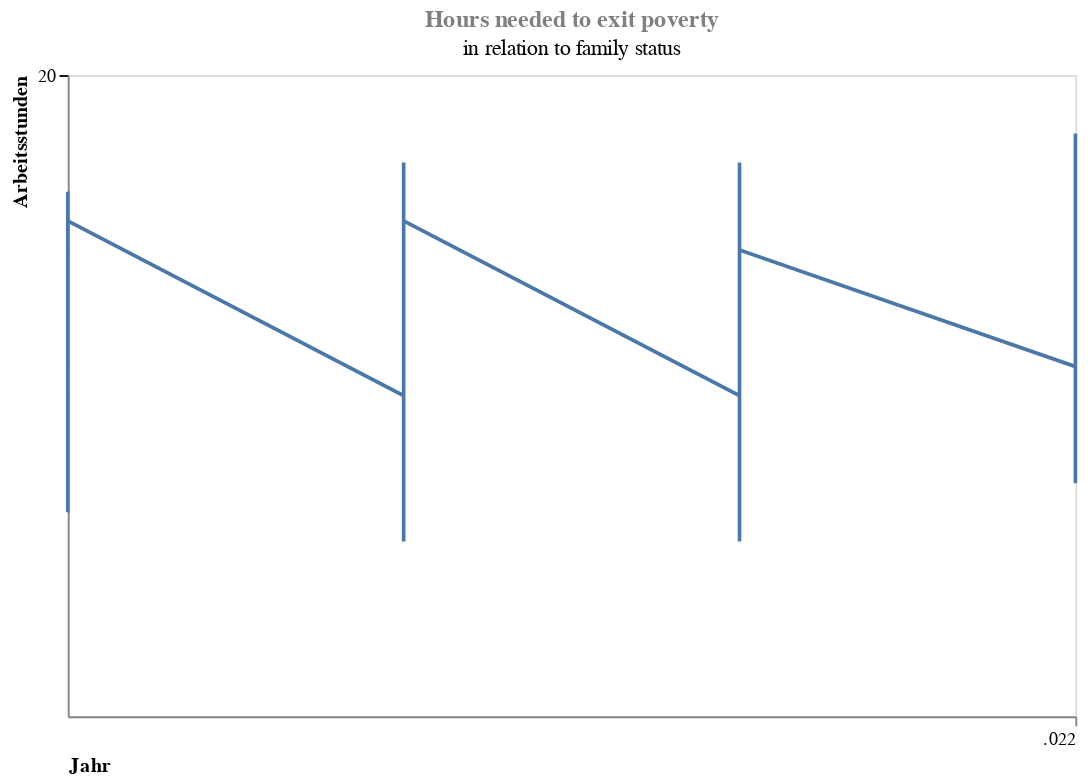

Notebook code cell kept with this figure:
### Code cell
line_chart = alt.Chart(df2_selectedlocations).mark_line().encode(
    x=alt.X('TIME:T').axis(
        title='Jahr',
        titleAnchor='start',
        labelAngle=0,
        grid=False,
        labelColor='black',
        tickColor='grey'),
    y=alt.Y('VALUE:Q').scale(bins=[20,40,60,80], padding=30).axis(
        title='Arbeitsstunden',
        titleAnchor='end',
        grid=False,
        labelColor='black',
        tickColor='black'
    ),
    #strokeWidth=alt.value(4)    
).properties(
    title=alt.Title(
        "Hours needed to exit poverty",
        subtitle="in relation to family status",
        color='grey',
    ),
    width=550,
    height=350
)


line_chart

### Figure 1 — Vega-Lite specification as saved in the notebook (floating-point values rounded to 4 significant figures)
{"config": {"view": {"continuousWidth": 300, "continuousHeight": 300}}, "data": {"name": "data-b422a10a0f841811bc6b85563c6d518f"}, "mark": {"type": "line"}, "encoding": {"x": {"axis": {"title": "Jahr", "titleAnchor": "start", "labelAngle": 0, "grid": false, "labelColor": "black", "tickColor": "grey"}, "field": "TIME", "type": "temporal"}, "y": {"axis": {"title": "Arbeitsstunden", "titleAnchor": "end", "grid": false, "labelColor": "black", "tickColor": "black"}, "field": "VALUE", "scale": {"bins": [20, 40, 60, 80], "padding": 30}, "type": "quantitative"}}, "height": 350, "title": {"text": "Hours needed to exit poverty", "color": "grey", "subtitle": "in relation to family status"}, "width": 550, "$schema": "https://vega.github.io/schema/vega-lite/v5.15.1.json", "datasets": {"data-b422a10a0f841811bc6b85563c6d518f": [{"LOCATION": "Germany", "SUBJECT": "SNGL2CHLD", "MEASURE": "HR_AVEWAGE", "TIME": 2019, "VALUE": 12}, {"LOCATION": "Germany", "SUBJECT": "SNGL2CHLD", "MEASURE": "HR_AVEWAGE", "TIME": 2020, "VALUE": 9}, {"LOCATION": "Germany", "SUBJECT": "SNGL2CHLD", "MEASURE": "HR_AVEWAGE", "TIME": 2021, "VALUE": 9}, {"LOCATION": "Germany", "SUBJECT": "SNGL2CHLD", "MEASURE": "HR_AVEWAGE", "TIME": 2022, "VALUE": 10}, {"LOCATION": "Germany", "SUBJECT": "SNGLNOCHLD", "MEASURE": "HR_AVEWAGE", "TIME": 2019, "VALUE": 13}, {"LOCATION": "Germany", "SUBJECT": "SNGLNOCHLD", "MEASURE": "HR_AVEWAGE", "TIME": 2020, "VALUE": 13}, {"LOCATION": "Germany", "SUBJECT": "SNGLNOCHLD", "MEASURE": "HR_AVEWAGE", "TIME": 2021, "VALUE": 13}, {"LOCATION": "Germany", "SUBJECT": "SNGLNOCHLD", "MEASURE": "HR_AVEWAGE", "TIME": 2022, "VALUE": 13}, {"LOCATION": "United Kingdom", "SUBJECT": "SNGL2CHLD", "MEASURE": "HR_AVEWAGE", "TIME": 2019, "VALUE": 5}, {"LOCATION": "United Kingdom", "SUBJECT": "SNGL2CHLD", "MEASURE": "HR_AVEWAGE", "TIME": 2020, "VALUE": 4}, {"LOCATION": "United Kingdom", "SUBJECT": "SNGL2CHLD", "MEASURE": "HR_AVEWAGE", "TIME": 2021, "VALUE": 4}, {"LOCATION": "United Kingdom", "SUBJECT": "SNGL2CHLD", "MEASURE": "HR_AVEWAGE", "TIME": 2022, "VALUE": 6}, {"LOCATION": "United Kingdom", "SUBJECT": "SNGLNOCHLD", "MEASURE": "HR_AVEWAGE", "TIME": 2019, "VALUE": 10}, {"LOCATION": "United Kingdom", "SUBJECT": "SNGLNOCHLD", "MEASURE": "HR_AVEWAGE", "TIME": 2020, "VALUE": 10}, {"LOCATION": "United Kingdom", "SUBJECT": "SNGLNOCHLD", "MEASURE": "HR_AVEWAGE", "TIME": 2021, "VALUE": 10}, {"LOCATION": "United Kingdom", "SUBJECT": "SNGLNOCHLD", "MEASURE": "HR_AVEWAGE", "TIME": 2022, "VALUE": 10}, {"LOCATION": "Organization for Economic Cooperation and Development", "SUBJECT": "SNGL2CHLD", "MEASURE": "HR_AVEWAGE", "TIME": 2019, "VALUE": 16}, {"LOCATION": "Organization for Economic Cooperation and Development", "SUBJECT": "SNGL2CHLD", "MEASURE": "HR_AVEWAGE", "TIME": 2020, "VALUE": 17}, {"LOCATION": "Organization for Economic Cooperation and Development", "SUBJECT": "SNGL2CHLD", "MEASURE": "HR_AVEWAGE", "TIME": 2021, "VALUE": 17}, {"LOCATION": "Organization for Economic Cooperation and Development", "SUBJECT": "SNGL2CHLD", "MEASURE": "HR_AVEWAGE", "TIME": 2022, "VALUE": 18}, {"LOCATION": "Organization for Economic Cooperation and Development", "SUBJECT": "SNGLNOCHLD", "MEASURE": "HR_AVEWAGE", "TIME": 2019, "VALUE": 15}, {"LOCATION": "Organization for Economic Cooperation and Development", "SUBJECT": "SNGLNOCHLD", "MEASURE": "HR_AVEWAGE", "TIME": 2020, "VALUE": 15}, {"LOCATION": "Organization for Economic Cooperation and Development", "SUBJECT": "SNGLNOCHLD", "MEASURE": "HR_AVEWAGE", "TIME": 2021, "VALUE": 14}, {"LOCATION": "Organization for Economic Cooperation and Development", "SUBJECT": "SNGLNOCHLD", "MEASURE": "HR_AVEWAGE", "TIME": 2022, "VALUE": 15}]}}
